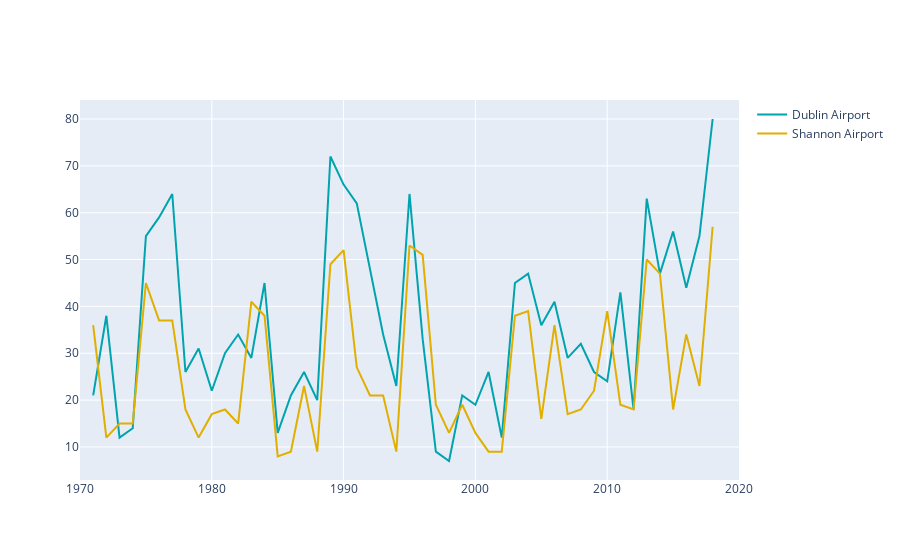

Notebook code cell kept with this figure:
### Code cell
dublinTrace = go.Scatter(x=df["year"],
                     y=df["mycount"],
                     name='Dublin Airport',
                     mode='lines',  # 'line' is default
                     line=dict(
                            color=TIMESERIES_COLOR_PRIMARY,
                            width=2),
                     hovertemplate='%{x}<br>' +
                            '<b>Dublin Airport</b><br>' +
                            'Days: %{y}<extra></extra>'
                            )
shannonTrace = go.Scatter(x=df["year"],
                     y=df["mycount.1"],
                     name='Shannon Airport',
                     mode='lines',  # 'line' is default
                     line=dict(
                            color=TIMESERIES_COLOR_SECONDARY,
                            width=2),
                     hovertemplate='%{x}<br>' +
                            '<b>Shannon Airport</b><br>' +
                            'Days: %{y}<extra></extra>'
                            )
figure_4_22=go.Figure(data=[dublinTrace, shannonTrace])

figure_4_22

### Figure 1 — Plotly figure (JSON) as saved in the notebook; plotly's stock layout.template omitted (floating-point values rounded to 4 significant figures)
{"data": [{"hovertemplate": "%{x}<br><b>Dublin Airport</b><br>Days: %{y}<extra></extra>", "line": {"color": "#00a4ae", "width": 2}, "mode": "lines", "name": "Dublin Airport", "type": "scatter", "x": [1970, 1971, 1972, 1973, 1974, 1975, 1976, 1977, 1978, 1979, 1980, 1981, 1982, 1983, 1984, 1985, 1986, 1987, 1988, 1989, 1990, 1991, 1992, 1993, 1994, 1995, 1996, 1997, 1998, 1999, 2000, 2001, 2002, 2003, 2004, 2005, 2006, 2007, 2008, 2009, 2010, 2011, 2012, 2013, 2014, 2015, 2016, 2017, 2018, 2019, 2020], "y": [null, 21, 38, 12, 14, 55, 59, 64, 26, 31, 22, 30, 34, 29, 45, 13, 21, 26, 20, 72, 66, 62, 48, 34, 23, 64, 33, 9, 7, 21, 19, 26, 12, 45, 47, 36, 41, 29, 32, 26, 24, 43, 18, 63, 47, 56, 44, 55, 80, null, null]}, {"hovertemplate": "%{x}<br><b>Shannon Airport</b><br>Days: %{y}<extra></extra>", "line": {"color": "#E1AF00", "width": 2}, "mode": "lines", "name": "Shannon Airport", "type": "scatter", "x": [1970, 1971, 1972, 1973, 1974, 1975, 1976, 1977, 1978, 1979, 1980, 1981, 1982, 1983, 1984, 1985, 1986, 1987, 1988, 1989, 1990, 1991, 1992, 1993, 1994, 1995, 1996, 1997, 1998, 1999, 2000, 2001, 2002, 2003, 2004, 2005, 2006, 2007, 2008, 2009, 2010, 2011, 2012, 2013, 2014, 2015, 2016, 2017, 2018, 2019, 2020], "y": [null, 36, 12, 15, 15, 45, 37, 37, 18, 12, 17, 18, 15, 41, 38, 8, 9, 23, 9, 49, 52, 27, 21, 21, 9, 53, 51, 19, 13, 19, 13, 9, 9, 38, 39, 16, 36, 17, 18, 22, 39, 19, 18, 50, 47, 18, 34, 23, 57, null, null]}], "layout": {}}
